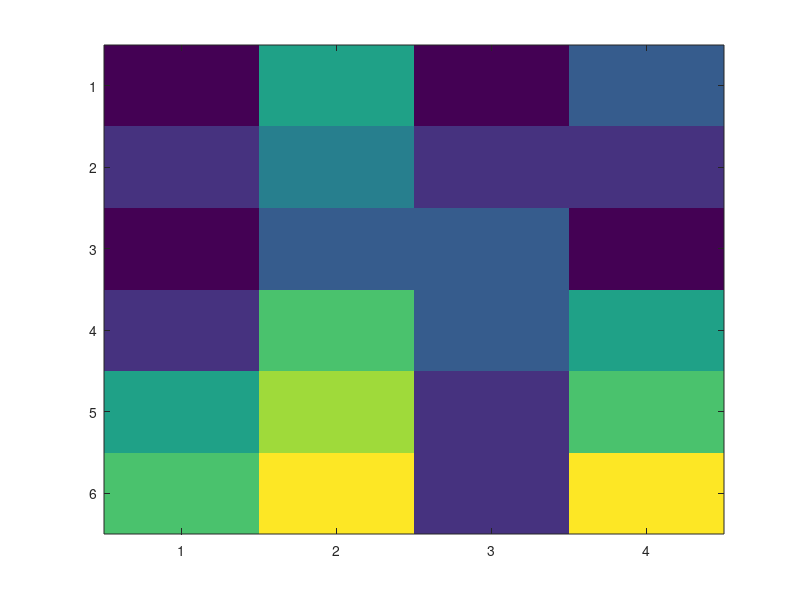

This chart was generated by the following MATLAB code:
%% welcome message
quote="Hello world, ready to learn Matlab?";
fprintf(quote)


%% lets make a matrix
mat=[1	5	1	3
2	4	2	2
1	3	3	1
2	6	3	5
5	7	2	6
6	8	2	8
];

mat
figure, imagesc(mat)